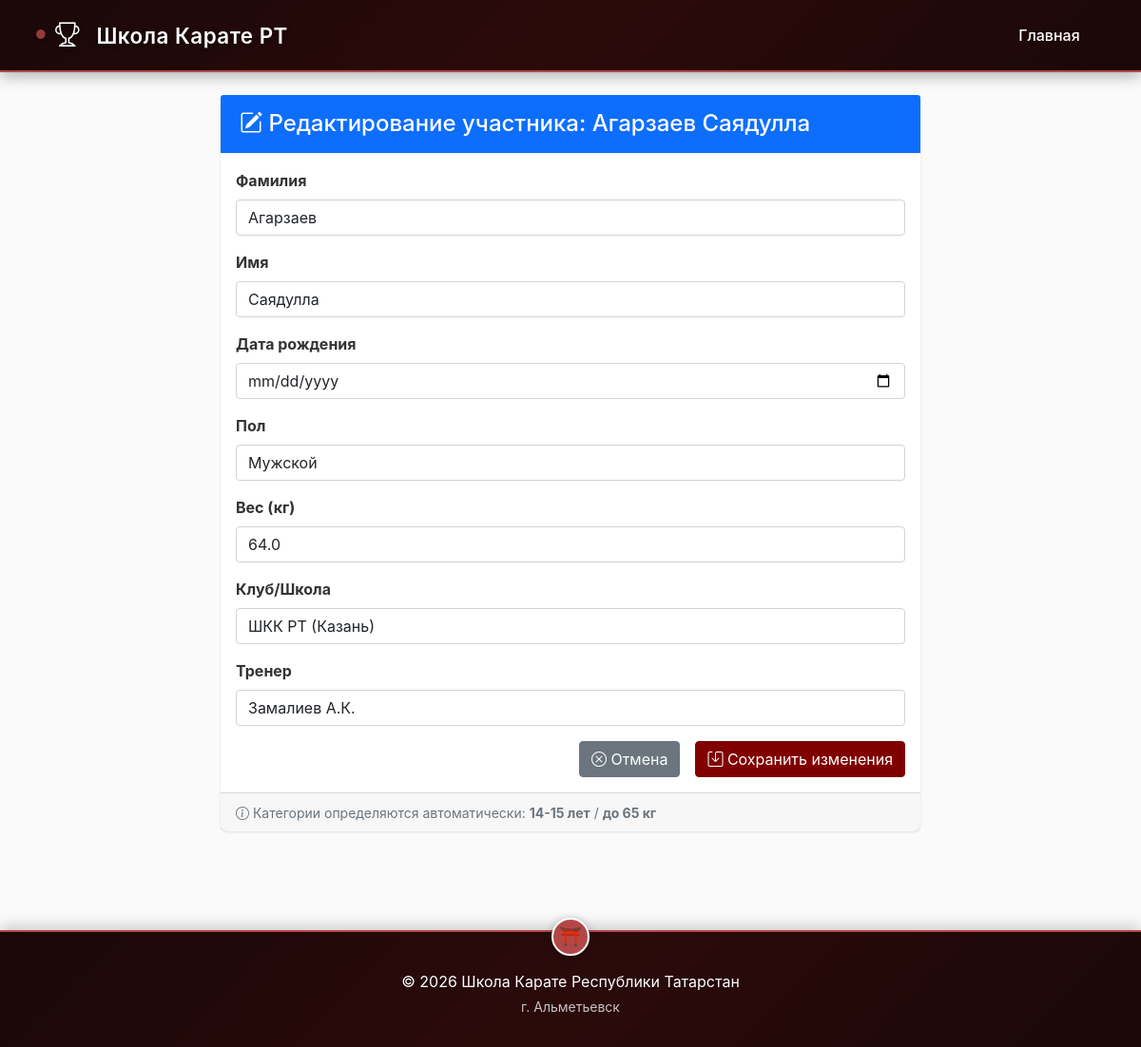
The page /participant/3129/edit/ on the database its author committed.
### tournament/models.py (models this page shows, shortened)
class Participant(models.Model):
    GENDER_CHOICES = [
        ('M', 'Мужской'),
        ('F', 'Женский'),
    ]
    last_name = models.CharField(max_length=100, verbose_name="Фамилия")
    first_name = models.CharField(max_length=100, verbose_name="Имя")
    birth_date = models.DateField(verbose_name="Дата рождения")
    gender = models.CharField(max_length=1, choices=GENDER_CHOICES, verbose_name="Пол")
    weight = models.FloatField(verbose_name="Вес (кг)")
    club = models.CharField(max_length=200, verbose_name="Клуб/Школа")
    coach = models.CharField(max_length=200, blank=True, verbose_name="Тренер")
    age_category = models.CharField(max_length=20, blank=True, editable=False, verbose_name="Возрастная категория")
    weight_category = models.CharField(max_length=50, blank=True, editable=False, verbose_name="Весовая категория")
    source_file = models.CharField(max_length=255, blank=True, null=True, verbose_name="Файл-источник")
    row_number = models.IntegerField(blank=True, null=True, verbose_name="Номер строки в файле")
    tournament = models.ForeignKey(Tournament, on_delete=models.CASCADE, related_name='participants')
    registered_at = models.DateTimeField(auto_now_add=True, verbose_name="Дата регистрации")
    class Meta:
        verbose_name = "Участник"
        verbose_name_plural = "Участники"
        ordering = ['last_name', 'first_name']

### tournament/views.py (the view)
# urls.py: path('participant/<int:participant_id>/edit/', views.edit_participant, name='edit_participant'),
def edit_participant(request, participant_id):
    participant = get_object_or_404(Participant, id=participant_id)
    if request.method == 'POST':
        form = ParticipantForm(request.POST, instance=participant)
        if form.is_valid():
            form.save()
            messages.success(request, f'Данные участника обновлены')
            return redirect('participant_list', tournament_id=participant.tournament.id)
    else:
        form = ParticipantForm(instance=participant)
    context = {
        'form': form,
        'participant': participant,
    }
    return render(request, 'tournament/edit_participant.html', context)

### tournament/forms.py (shortened to what this page needs)
class ParticipantForm(forms.ModelForm):
    class Meta:
        model = Participant
        fields = ['last_name', 'first_name', 'birth_date', 'gender', 'weight', 'club', 'coach']
        widgets = {
            'birth_date': forms.DateInput(attrs={'type': 'date', 'class': 'form-control'}),
            'last_name': forms.TextInput(attrs={'class': 'form-control', 'placeholder': 'Иванов'}),
            'first_name': forms.TextInput(attrs={'class': 'form-control', 'placeholder': 'Иван'}),
            'gender': forms.Select(attrs={'class': 'form-control'}),
            'weight': forms.NumberInput(attrs={'class': 'form-control', 'step': '0.1', 'placeholder': '65.5'}),
            'club': forms.TextInput(attrs={'class': 'form-control', 'placeholder': 'Клуб "Восток"'}),
            'coach': forms.TextInput(attrs={'class': 'form-control', 'placeholder': 'Петров А.И.'}),
        }

### tournament/templates/tournament/edit_participant.html (shortened to what this page needs)
{% extends 'tournament/base.html' %}
{% block content %}
<div class="row">
    <div class="col-md-8 offset-md-2">
        <div class="card">
            <div class="card-header bg-primary text-white">
                <h4 class="mb-0">
                    <i class="bi bi-pencil-square"></i>
                    Редактирование участника: {{ participant.last_name }} {{ participant.first_name }}
                </h4>
            </div>
            <div class="card-body">
                <form method="post">
                    {% for field in form %}
                    <div class="mb-3">
                        <label for="{{ field.id_for_label }}" class="form-label fw-bold">
                            {{ field.label }}
                        </label>
                        {{ field }}
                    </div>
                    {% endfor %}
                    <div class="d-grid gap-2 d-md-flex justify-content-md-end">
                        <a href="{% url 'participant_list' participant.tournament.id %}" class="btn btn-secondary me-md-2">
                            <i class="bi bi-x-circle"></i> Отмена
                        </a>
                        <button type="submit" class="btn btn-primary">
                            <i class="bi bi-save"></i> Сохранить изменения
                        </button>
                    </div>
                </form>
            </div>
            <div class="card-footer text-muted">
                <small>
                    <i class="bi bi-info-circle"></i>
                    Категории определяются автоматически:
                    <strong>{{ participant.age_category }}</strong> /
                    <strong>{{ participant.weight_category }}</strong>
                </small>
            </div>
        </div>
    </div>
</div>
{% endblock %}

### tournament/templates/tournament/base.html (style rules this page uses)
body { background-color: #fafafa; font-family: -apple-system, BlinkMacSystemFont, 'Segoe UI', Roboto, sans-serif; color: #333; }
.card { border: none; border-radius: 8px; box-shadow: 0 1px 3px rgba(0,0,0,0.1); background: white; margin-bottom: 1rem; }
.card-header { background: white; border-bottom: 1px solid #eee; padding: 1rem 1.25rem; font-weight: 500; }
.btn-primary { background-color: #800000; border-color: #800000; }

### rows shown on the page
Participant: last_name "Агарзаев", first_name "Саядулла", form "Агарзаев" "Саядулла" "Мужской" "64.0" "ШКК РТ (Казань)" "Замалиев А.К.", age_category "14-15 лет", weight_category "до 65 кг"

### other values the page prints
{{ field.label }} "Фамилия" "Имя" "Дата рождения" "Пол" "Вес (кг)" "Клуб/Школа" "Тренер"
